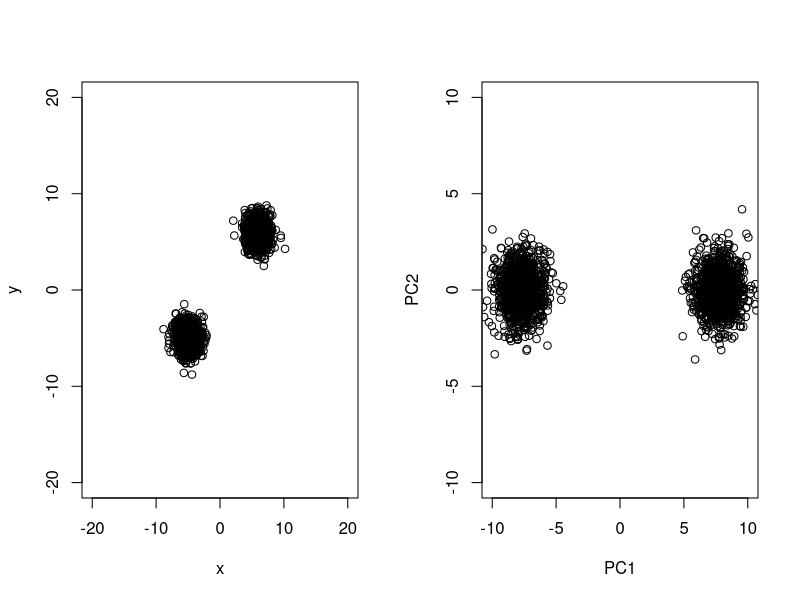

R code for this plot: (Note: this script raises an error after producing the figure.)
x <- c(rnorm(1000,-5,1), rnorm(1000,6,1)) 
y <- c(rnorm(1000,-5,1), rnorm(1000,6,1))

par(mfrow = c(1,2))
plot(x, y, xlim = c(-20,20), ylim = c(-20,20))

arr <- cbind(x,y)
pca_obj <- prcomp(arr)
plot(pca_obj$x, xlim = c(-10,10), ylim = c(-10,10))
pca_var <- pca_obj$sdev^2

pca_var/sum(pca_var)

old_percentage_var
pca_obj$rotation

M <- matrix(rnorm(50,0,1), 5, 10)
pca_obj <- prcomp(M, center = F, scale. = F)

centered_M <- sweep(M, 2, colMeans(M), "-")
svd_matrices <- svd(M)
M %*% svd_matrices$v

pca_obj$rotation
svd_matrices$v
diag_d <- diag(svd_matrices$d)

pca_obj$x
pca_obj$x[3,2]/
svd_matrices$u %*% svd_matrices$d

M %*% t(svd_matrices$v)
svd_matrices$u

M <- matrix(rnorm(50,0,1), 5, 10)
svd_matrices <- svd(M)
